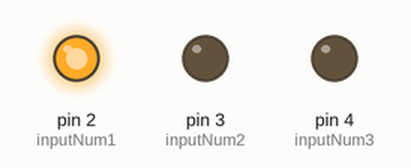
Recording of a sketch running on a simulated Arduino Uno, built with avr-gcc and run on an emulated ATmega328P. Parts: output pins drawn as LEDs (lit = HIGH).

Above: at 2.5 s.
At 5.7 s:
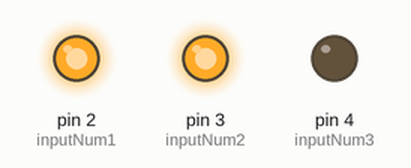
At 9.0 s:
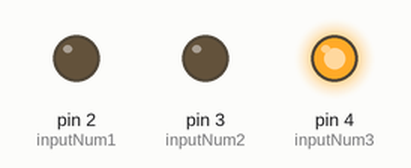
At 11.7 s:
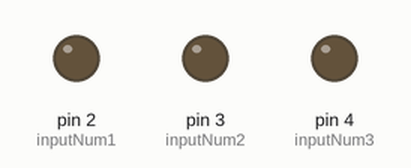
At 14.5 s:
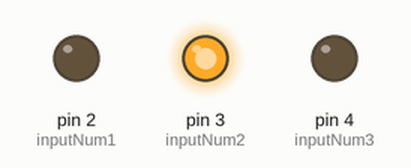
Timing chart, 0 to 20.2 s (numbered marks = the images above):
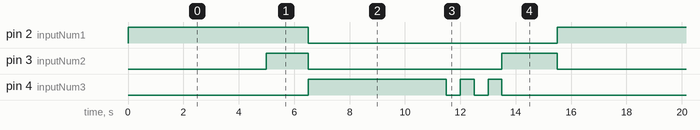

Measured:
- by itself, pin 2 (inputNum1): alternates HIGH for 6.5 s and LOW for 9.0 s
- by itself, pin 3 (inputNum2): repeats every 15.5 s: LOW 7.0 s, HIGH 2.0 s, LOW 5.0 s, HIGH 1.5 s
- by itself, pin 4 (inputNum3): repeats every 15.5 s: 2 × (LOW 0.50 s, HIGH 0.50 s), LOW 8.5 s, HIGH 5.0 s

The sketch:

TrafficLightScript.ino
```cpp
int inputNum1 = 2;
int inputNum2 = 3;
int inputNum3 = 4;

void setup() {
  // put your setup code here, to run once:
  pinMode(inputNum1, OUTPUT);
  pinMode(inputNum2, OUTPUT);
  pinMode(inputNum3, OUTPUT);
}

void loop() {
  // put your main code here, to run repeatedly:
  digitalWrite(inputNum1, HIGH);
  delay(5000);
  digitalWrite(inputNum2, HIGH);
  delay(1500);
  digitalWrite(inputNum1, LOW);
  digitalWrite(inputNum2, LOW);
  digitalWrite(inputNum3, HIGH);
  delay(5000);
  digitalWrite(inputNum3, LOW);
  delay(500);
  digitalWrite(inputNum3, HIGH);
  delay(500);
  digitalWrite(inputNum3, LOW);
  delay(500);
  digitalWrite(inputNum3, HIGH);
  delay(500);
  digitalWrite(inputNum3, LOW);
  digitalWrite(inputNum2, HIGH);
  delay(2000);
  digitalWrite(inputNum2, LOW);
}
```
